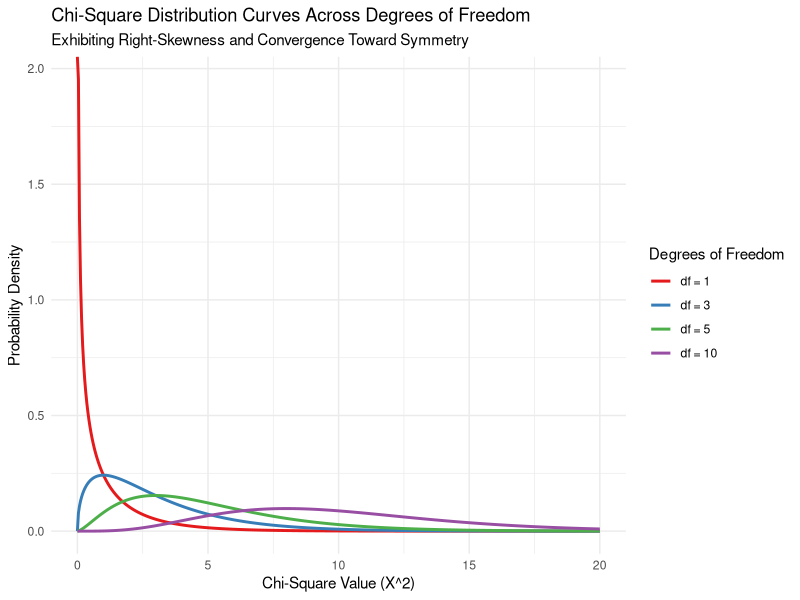

This chart was generated by the following R code:
## ---- chunk 1
knitr::opts_chunk$set(echo = TRUE, message = FALSE, warning = FALSE)
library(ggplot2)
library(dplyr)
library(tidyr)
## ---- chunk 2
# 1. Create the tidy data frame of the counts
df <- data.frame(
  Study_Guide = c("Study Guide", "Study Guide", "No Guide", "No Guide"),
  Result = c("Passed", "Failed", "Passed", "Failed"),
  Count = c(15, 5, 5, 15)
)

# 2. Pivot to wide format and calculate row totals using dplyr
table_df <- df %>%
  pivot_wider(names_from = Result, values_from = Count) %>%
  mutate(Total = Passed + Failed)

# 3. Calculate column totals and grand total
col_totals <- table_df %>%
  summarise(
    Study_Guide = "Total",
    Passed = sum(Passed),
    Failed = sum(Failed),
    Total = sum(Total)
  )

# 4. Combine the table rows with the summary total row
final_table <- bind_rows(table_df, col_totals)

# Rename the column header for clarity
names(final_table)[1] <- "Group"

# 5. Render the final table
knitr::kable(final_table)
## ---- chunk 3
# --- 1. Construct 2x2 Matrix for Study Guide Example ---
guide_matrix <- matrix(c(15, 5, 5, 15), 
                       nrow = 2, 
                       byrow = TRUE,
                       dimnames = list(
                           Group = c("Guide", "No Guide"),
                           Result = c("Passed", "Failed")))
qchisq(p=0.95, df = 1)
# --- 2. Pearson's Chi-Square Test (Without Continuity Correction) ---
chisq.test(guide_matrix, correct = FALSE)

# --- 3. Yates's Continuity Correction (For 2x2 Tables) ---
chisq.test(guide_matrix, correct = TRUE)

# --- 4. Fisher's Exact Test (For Small Expected Counts) ---
fisher.test(guide_matrix)

# --- 5. Multi-Cell Contingency Table Example (Campbell Suburb Data) ---
suburb_matrix <- matrix(c(17, 25, 39, 42, 32,
                          5, 21, 34, 49, 25), 
                        nrow = 5,
                        dimnames = list(Suburb = c("Manor", 
                                                   "Brightside",
                                                   "Netheredge", 
                                                   "Ecclesall", 
                                                   "Fulwood"),
                                        Unit = c("Poisoning", "Gastro")))
chisq.test(suburb_matrix)

# --- 6. Plot Chi-Square Distribution Curves across Degrees of Freedom ---
x_vals <- seq(0, 20, length.out = 500)
df_list <- c(1, 3, 5, 10)

plot_data <- data.frame()
for (df_val in df_list) {
  temp <- data.frame(
    x = x_vals,
    y = dchisq(x_vals, df = df_val),
    df = factor(paste("df =", df_val), levels = paste("df =", df_list))
  )
  plot_data <- rbind(plot_data, temp)
}

ggplot(plot_data, aes(x = x, y = y, color = df)) +
  geom_line(size = 1) +
  scale_color_brewer(palette = "Set1") +
  labs(
    title = "Chi-Square Distribution Curves Across Degrees of Freedom",
    subtitle = "Exhibiting Right-Skewness and Convergence Toward Symmetry",
    x = "Chi-Square Value (X^2)",
    y = "Probability Density",
    color = "Degrees of Freedom"
  ) +
  theme_minimal()
